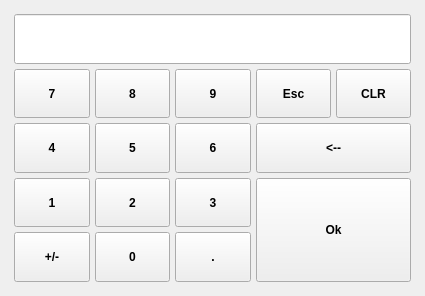
<?xml version="1.0" encoding="UTF-8"?>
<ui version="4.0">
 <class>Numpad</class>
 <widget class="QWidget" name="Numpad">
  <property name="geometry">
   <rect>
    <x>0</x>
    <y>0</y>
    <width>425</width>
    <height>296</height>
   </rect>
  </property>
  <property name="sizePolicy">
   <sizepolicy hsizetype="Fixed" vsizetype="Fixed">
    <horstretch>0</horstretch>
    <verstretch>0</verstretch>
   </sizepolicy>
  </property>
  <property name="windowTitle">
   <string>Клавиатура</string>
  </property>
  <property name="styleSheet">
   <string notr="true">QPushButton, #edValue {
	font: 12pt &quot;Segoe UI&quot;;
	font-weight: bold;
}</string>
  </property>
  <layout class="QVBoxLayout" name="verticalLayout">
   <property name="spacing">
    <number>5</number>
   </property>
   <property name="sizeConstraint">
    <enum>QLayout::SetMaximumSize</enum>
   </property>
   <property name="margin">
    <number>5</number>
   </property>
   <item>
    <widget class="QFrame" name="keyholder">
     <property name="sizePolicy">
      <sizepolicy hsizetype="Expanding" vsizetype="Expanding">
       <horstretch>0</horstretch>
       <verstretch>0</verstretch>
      </sizepolicy>
     </property>
     <layout class="QGridLayout" name="gridLayout" rowstretch="1,1,1,1,1" columnstretch="1,1,1,1,1">
      <property name="sizeConstraint">
       <enum>QLayout::SetDefaultConstraint</enum>
      </property>
      <property name="spacing">
       <number>5</number>
      </property>
      <item row="4" column="1">
       <widget class="QPushButton" name="btn_0">
        <property name="sizePolicy">
         <sizepolicy hsizetype="Minimum" vsizetype="Expanding">
          <horstretch>0</horstretch>
          <verstretch>0</verstretch>
         </sizepolicy>
        </property>
        <property name="focusPolicy">
         <enum>Qt::NoFocus</enum>
        </property>
        <property name="statusTip">
         <string notr="true"/>
        </property>
        <property name="text">
         <string notr="true">0</string>
        </property>
        <property name="btnMode" stdset="0">
         <number>1</number>
        </property>
        <property name="btnNormal" stdset="0">
         <string notr="true">0</string>
        </property>
        <property name="btnShift" stdset="0">
         <string notr="true">0</string>
        </property>
       </widget>
      </item>
      <item row="2" column="0">
       <widget class="QPushButton" name="btn_4">
        <property name="sizePolicy">
         <sizepolicy hsizetype="Minimum" vsizetype="Expanding">
          <horstretch>0</horstretch>
          <verstretch>0</verstretch>
         </sizepolicy>
        </property>
        <property name="focusPolicy">
         <enum>Qt::NoFocus</enum>
        </property>
        <property name="statusTip">
         <string notr="true"/>
        </property>
        <property name="text">
         <string notr="true">4</string>
        </property>
        <property name="btnMode" stdset="0">
         <number>1</number>
        </property>
        <property name="btnNormal" stdset="0">
         <string notr="true">4</string>
        </property>
        <property name="btnShift" stdset="0">
         <string notr="true">4</string>
        </property>
       </widget>
      </item>
      <item row="3" column="0">
       <widget class="QPushButton" name="btn_1">
        <property name="sizePolicy">
         <sizepolicy hsizetype="Minimum" vsizetype="Expanding">
          <horstretch>0</horstretch>
          <verstretch>0</verstretch>
         </sizepolicy>
        </property>
        <property name="focusPolicy">
         <enum>Qt::NoFocus</enum>
        </property>
        <property name="statusTip">
         <string notr="true"/>
        </property>
        <property name="text">
         <string notr="true">1</string>
        </property>
        <property name="btnMode" stdset="0">
         <number>1</number>
        </property>
        <property name="btnNormal" stdset="0">
         <string notr="true">1</string>
        </property>
        <property name="btnShift" stdset="0">
         <string notr="true">1</string>
        </property>
       </widget>
      </item>
      <item row="2" column="1">
       <widget class="QPushButton" name="btn_5">
        <property name="sizePolicy">
         <sizepolicy hsizetype="Minimum" vsizetype="Expanding">
          <horstretch>0</horstretch>
          <verstretch>0</verstretch>
         </sizepolicy>
        </property>
        <property name="focusPolicy">
         <enum>Qt::NoFocus</enum>
        </property>
        <property name="statusTip">
         <string notr="true"/>
        </property>
        <property name="text">
         <string notr="true">5</string>
        </property>
        <property name="btnMode" stdset="0">
         <number>1</number>
        </property>
        <property name="btnNormal" stdset="0">
         <string notr="true">5</string>
        </property>
        <property name="btnShift" stdset="0">
         <string notr="true">5</string>
        </property>
       </widget>
      </item>
      <item row="3" column="3" rowspan="2" colspan="2">
       <widget class="QPushButton" name="btn_enter">
        <property name="sizePolicy">
         <sizepolicy hsizetype="Minimum" vsizetype="Expanding">
          <horstretch>0</horstretch>
          <verstretch>0</verstretch>
         </sizepolicy>
        </property>
        <property name="focusPolicy">
         <enum>Qt::NoFocus</enum>
        </property>
        <property name="statusTip">
         <string notr="true"/>
        </property>
        <property name="text">
         <string notr="true">Ok</string>
        </property>
        <property name="btnMode" stdset="0">
         <number>2</number>
        </property>
        <property name="btnNormal" stdset="0">
         <string notr="true">ok</string>
        </property>
        <property name="btnShift" stdset="0">
         <string notr="true"/>
        </property>
       </widget>
      </item>
      <item row="3" column="1">
       <widget class="QPushButton" name="btn_2">
        <property name="sizePolicy">
         <sizepolicy hsizetype="Minimum" vsizetype="Expanding">
          <horstretch>0</horstretch>
          <verstretch>0</verstretch>
         </sizepolicy>
        </property>
        <property name="focusPolicy">
         <enum>Qt::NoFocus</enum>
        </property>
        <property name="statusTip">
         <string notr="true"/>
        </property>
        <property name="text">
         <string notr="true">2</string>
        </property>
        <property name="btnMode" stdset="0">
         <number>1</number>
        </property>
        <property name="btnNormal" stdset="0">
         <string notr="true">2</string>
        </property>
        <property name="btnShift" stdset="0">
         <string notr="true">2</string>
        </property>
       </widget>
      </item>
      <item row="4" column="2">
       <widget class="QPushButton" name="btn_period">
        <property name="sizePolicy">
         <sizepolicy hsizetype="Minimum" vsizetype="Expanding">
          <horstretch>0</horstretch>
          <verstretch>0</verstretch>
         </sizepolicy>
        </property>
        <property name="focusPolicy">
         <enum>Qt::NoFocus</enum>
        </property>
        <property name="statusTip">
         <string notr="true"/>
        </property>
        <property name="text">
         <string notr="true">.</string>
        </property>
        <property name="btnMode" stdset="0">
         <number>2</number>
        </property>
        <property name="btnNormal" stdset="0">
         <string notr="true">period</string>
        </property>
        <property name="btnShift" stdset="0">
         <string notr="true"/>
        </property>
       </widget>
      </item>
      <item row="3" column="2">
       <widget class="QPushButton" name="btn_3">
        <property name="sizePolicy">
         <sizepolicy hsizetype="Minimum" vsizetype="Expanding">
          <horstretch>0</horstretch>
          <verstretch>0</verstretch>
         </sizepolicy>
        </property>
        <property name="focusPolicy">
         <enum>Qt::NoFocus</enum>
        </property>
        <property name="statusTip">
         <string notr="true"/>
        </property>
        <property name="text">
         <string notr="true">3</string>
        </property>
        <property name="btnMode" stdset="0">
         <number>1</number>
        </property>
        <property name="btnNormal" stdset="0">
         <string notr="true">3</string>
        </property>
        <property name="btnShift" stdset="0">
         <string notr="true">3</string>
        </property>
       </widget>
      </item>
      <item row="1" column="3">
       <widget class="QPushButton" name="btn_escape">
        <property name="sizePolicy">
         <sizepolicy hsizetype="Minimum" vsizetype="Expanding">
          <horstretch>0</horstretch>
          <verstretch>0</verstretch>
         </sizepolicy>
        </property>
        <property name="focusPolicy">
         <enum>Qt::NoFocus</enum>
        </property>
        <property name="statusTip">
         <string notr="true">1¿escape¿¿</string>
        </property>
        <property name="text">
         <string notr="true">Esc</string>
        </property>
        <property name="btnMode" stdset="0">
         <number>2</number>
        </property>
        <property name="btnNormal" stdset="0">
         <string notr="true">escape</string>
        </property>
        <property name="btnShift" stdset="0">
         <string notr="true"/>
        </property>
       </widget>
      </item>
      <item row="1" column="4">
       <widget class="QPushButton" name="btn_clear">
        <property name="sizePolicy">
         <sizepolicy hsizetype="Fixed" vsizetype="Expanding">
          <horstretch>0</horstretch>
          <verstretch>0</verstretch>
         </sizepolicy>
        </property>
        <property name="focusPolicy">
         <enum>Qt::NoFocus</enum>
        </property>
        <property name="statusTip">
         <string notr="true"/>
        </property>
        <property name="text">
         <string notr="true">CLR</string>
        </property>
        <property name="btnMode" stdset="0">
         <number>2</number>
        </property>
        <property name="btnNormal" stdset="0">
         <string notr="true">clear</string>
        </property>
        <property name="btnShift" stdset="0">
         <string notr="true"/>
        </property>
       </widget>
      </item>
      <item row="2" column="2">
       <widget class="QPushButton" name="btn_6">
        <property name="sizePolicy">
         <sizepolicy hsizetype="Minimum" vsizetype="Expanding">
          <horstretch>0</horstretch>
          <verstretch>0</verstretch>
         </sizepolicy>
        </property>
        <property name="focusPolicy">
         <enum>Qt::NoFocus</enum>
        </property>
        <property name="statusTip">
         <string notr="true"/>
        </property>
        <property name="text">
         <string notr="true">6</string>
        </property>
        <property name="btnMode" stdset="0">
         <number>1</number>
        </property>
        <property name="btnNormal" stdset="0">
         <string notr="true">6</string>
        </property>
        <property name="btnShift" stdset="0">
         <string notr="true">6</string>
        </property>
       </widget>
      </item>
      <item row="1" column="1">
       <widget class="QPushButton" name="btn_8">
        <property name="sizePolicy">
         <sizepolicy hsizetype="Minimum" vsizetype="Expanding">
          <horstretch>0</horstretch>
          <verstretch>0</verstretch>
         </sizepolicy>
        </property>
        <property name="focusPolicy">
         <enum>Qt::NoFocus</enum>
        </property>
        <property name="statusTip">
         <string notr="true"/>
        </property>
        <property name="text">
         <string notr="true">8</string>
        </property>
        <property name="btnMode" stdset="0">
         <number>1</number>
        </property>
        <property name="btnNormal" stdset="0">
         <string notr="true">8</string>
        </property>
        <property name="btnShift" stdset="0">
         <string notr="true">8</string>
        </property>
       </widget>
      </item>
      <item row="4" column="0">
       <widget class="QPushButton" name="btn_10">
        <property name="sizePolicy">
         <sizepolicy hsizetype="Minimum" vsizetype="Expanding">
          <horstretch>0</horstretch>
          <verstretch>0</verstretch>
         </sizepolicy>
        </property>
        <property name="focusPolicy">
         <enum>Qt::NoFocus</enum>
        </property>
        <property name="statusTip">
         <string notr="true"/>
        </property>
        <property name="text">
         <string notr="true">+/-</string>
        </property>
        <property name="btnMode" stdset="0">
         <number>2</number>
        </property>
        <property name="btnNormal" stdset="0">
         <string notr="true">pm</string>
        </property>
        <property name="btnShift" stdset="0">
         <string notr="true">0</string>
        </property>
       </widget>
      </item>
      <item row="1" column="0">
       <widget class="QPushButton" name="btn_7">
        <property name="sizePolicy">
         <sizepolicy hsizetype="Minimum" vsizetype="Expanding">
          <horstretch>0</horstretch>
          <verstretch>0</verstretch>
         </sizepolicy>
        </property>
        <property name="focusPolicy">
         <enum>Qt::NoFocus</enum>
        </property>
        <property name="statusTip">
         <string notr="true"/>
        </property>
        <property name="text">
         <string notr="true">7</string>
        </property>
        <property name="btnMode" stdset="0">
         <number>1</number>
        </property>
        <property name="btnNormal" stdset="0">
         <string notr="true">7</string>
        </property>
        <property name="btnShift" stdset="0">
         <string notr="true">7</string>
        </property>
       </widget>
      </item>
      <item row="2" column="3" colspan="2">
       <widget class="QPushButton" name="btn_backspace">
        <property name="sizePolicy">
         <sizepolicy hsizetype="Minimum" vsizetype="Expanding">
          <horstretch>0</horstretch>
          <verstretch>0</verstretch>
         </sizepolicy>
        </property>
        <property name="focusPolicy">
         <enum>Qt::NoFocus</enum>
        </property>
        <property name="statusTip">
         <string notr="true"/>
        </property>
        <property name="text">
         <string notr="true">&lt;--</string>
        </property>
        <property name="btnMode" stdset="0">
         <number>2</number>
        </property>
        <property name="btnNormal" stdset="0">
         <string notr="true">backspace</string>
        </property>
        <property name="btnShift" stdset="0">
         <string notr="true"/>
        </property>
       </widget>
      </item>
      <item row="1" column="2">
       <widget class="QPushButton" name="btn_9">
        <property name="sizePolicy">
         <sizepolicy hsizetype="Minimum" vsizetype="Expanding">
          <horstretch>0</horstretch>
          <verstretch>0</verstretch>
         </sizepolicy>
        </property>
        <property name="focusPolicy">
         <enum>Qt::NoFocus</enum>
        </property>
        <property name="statusTip">
         <string notr="true"/>
        </property>
        <property name="text">
         <string notr="true">9</string>
        </property>
        <property name="btnMode" stdset="0">
         <number>1</number>
        </property>
        <property name="btnNormal" stdset="0">
         <string notr="true">9</string>
        </property>
        <property name="btnShift" stdset="0">
         <string notr="true">9</string>
        </property>
       </widget>
      </item>
      <item row="0" column="0" colspan="5">
       <widget class="KeyboardLineEdit" name="edValue">
        <property name="sizePolicy">
         <sizepolicy hsizetype="Minimum" vsizetype="Expanding">
          <horstretch>0</horstretch>
          <verstretch>0</verstretch>
         </sizepolicy>
        </property>
        <property name="font">
         <font>
          <family>Segoe UI</family>
          <pointsize>12</pointsize>
          <weight>75</weight>
          <italic>false</italic>
          <bold>true</bold>
         </font>
        </property>
        <property name="focusPolicy">
         <enum>Qt::NoFocus</enum>
        </property>
        <property name="text">
         <string/>
        </property>
       </widget>
      </item>
     </layout>
    </widget>
   </item>
  </layout>
 </widget>
 <customwidgets>
  <customwidget>
   <class>KeyboardLineEdit</class>
   <extends>QLineEdit</extends>
   <header>customedit.h</header>
  </customwidget>
 </customwidgets>
 <resources/>
 <connections/>
</ui>
